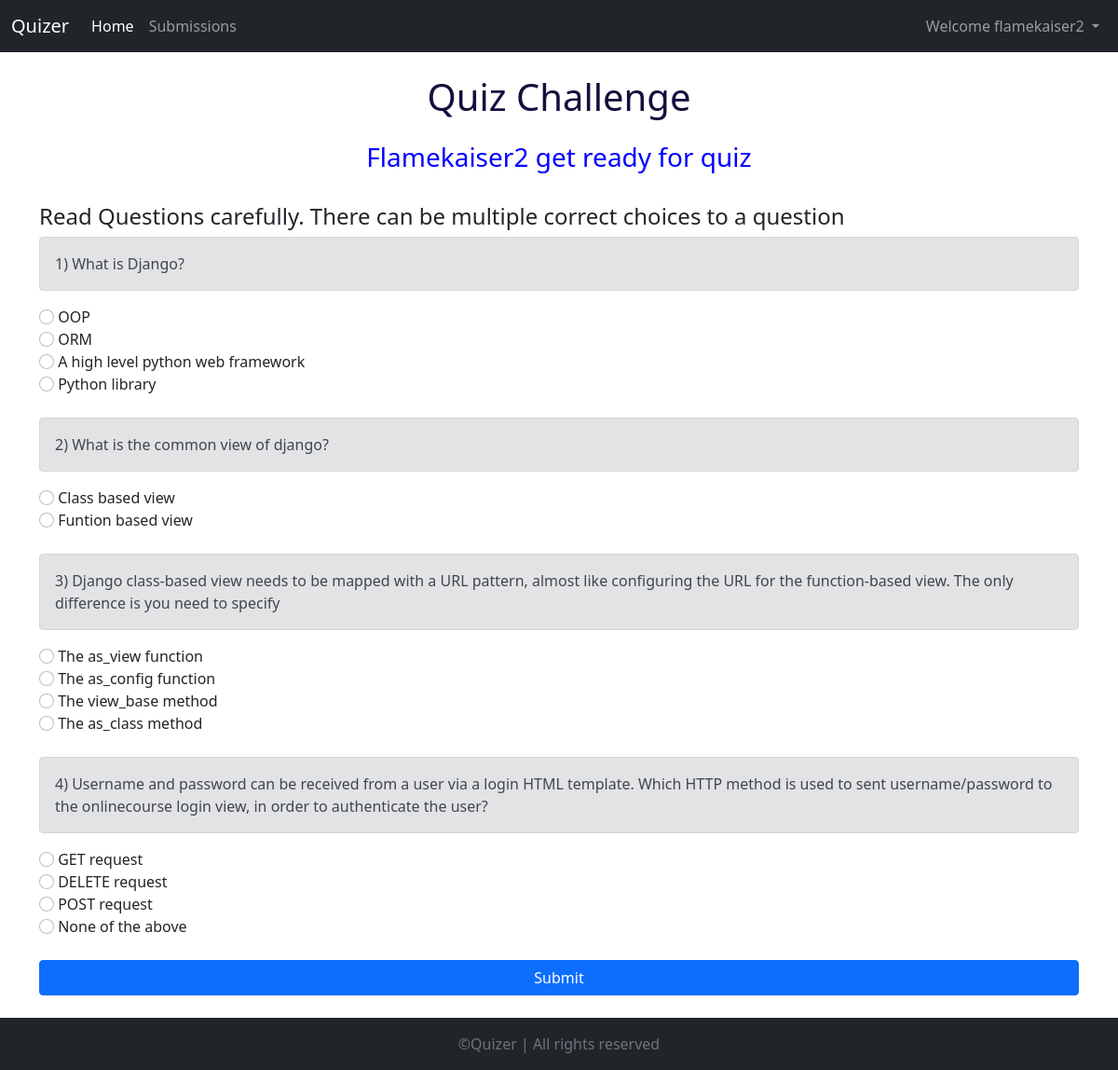
The app's page /onlinecourse/quiz/2 (signed in) with its own data.
### exam/models.py (models this page shows, shortened)
class Question(models.Model):
    quesid = models.AutoField(primary_key= True)
    subject = models.ForeignKey(Subject,on_delete=models.CASCADE)
    questext = models.TextField(max_length=5000)
    points = models.IntegerField(default=0)

class Option(models.Model):
    opid = models.AutoField(primary_key= True)
    question = models.ForeignKey(Question,on_delete=models.CASCADE)
    opttext = models.TextField(max_length=500,default="")
    is_correct = models.BooleanField(default=False)

### exam/views.py (the view, shortened to what this page needs)
# urls.py: path('quiz/<int:id>',views.quiz , name='quiz'),
def quiz(request,id):
    questions = Question.objects.filter(subject=id)
    options = Option.objects.filter(question__subject__subid = id)
    result = False
    score = -1
    params = {'questions': questions,'options':options,'result':result,'score':score}
    return render(request,'quiz.html',params)

### exam/templates/quiz.html (shortened to what this page needs)
{% extends 'basic.html' %}
{% load static %}
{% block body %}
<div class="container">
    <h1 class="my-4 center mceter"> Quiz Challenge</h1>
    <h3 class="hcenter">{{user.username|title}} get ready for quiz</h3>
    <br>
    <h4>Read Questions carefully. There can be multiple correct choices to a question</h4>
    {% for quest in questions %}
      <div class="question">
        <div class="alert alert-secondary" role="alert">
          {{forloop.counter}}) {{quest.questext}}
        </div>
      </div>
    {% for option in options %}
      {% if option.question.quesid == quest.quesid %}
      <form method="post">
          {% if result %}
              {% if option.is_correct %}
              <div class="alert alert-success " role="alert">
                {{option.opttext}}<span class="ppoints">Correct Answer</span>
                <input class="form-check-input" type="radio" name="flexRadioDefault{{quest.quesid}}" value="{{option.opid}}"  hidden>
                </div>
              {% else %}
                {% if option.opid in wrongans %}
                  <div class="alert alert-danger dalert" role="alert">
                  {{option.opttext}}<span class="ppoints">Wrong Answer</span>
                  </div>
                {% else %}
                  <input class="form-check-input" type="radio" value="{{option.opid}}" name="flexRadioDefault{{quest.quesid}}"  disabled>
                  {{option.opttext}}
                  {% endif %}
                <br>
                {% endif %}
          {% else %}
              <input class="form-check-input" type="radio" value="{{option.opid}}" name="flexRadioDefault{{quest.quesid}}" id="flexRadioDefault1">
              {{option.opttext}}
              <br>
          {% endif %}
        {% endif %}
    {% endfor %}
    <br>
  {% endfor %}
  <div class="d-grid gap-2">
      <button class="btn btn-primary mb-4" id="sbuttton" type="submit">Submit</button>
    </div>
  </form>
</div>
{% endblock  %}

### exam/templates/basic.html (shortened to what this page needs)
<!doctype html>
<html lang="en">
  {% load static %}
  <head>
    <link href="https://cdn.jsdelivr.net/npm/bootstrap@5.0.1/dist/css/bootstrap.min.css" rel="stylesheet">
    <link rel="stylesheet" type="text/css" href="{% static 'css/style.css' %}">
  </head>
  <body>
    <nav class="navbar navbar-expand-lg navbar-dark bg-dark">
        <div class="container-fluid">
          <a class="navbar-brand" href="{% url 'onlinecourse' %}">Quizer</a>
          <div class="collapse navbar-collapse" id="navbarSupportedContent">
            <ul class="navbar-nav me-auto mb-2 mb-lg-0">
              <li class="nav-item">
                <a class="nav-link active" aria-current="page" href="{% url 'onlinecourse' %}">Home</a>
              </li>
              {% if user.is_authenticated  %}
              <li class="nav-item">
                <a class="nav-link {% block subactive %} {% endblock%}" href="{% url 'submissions' %}">Submissions</a>
              </li>
              {% endif %}
            </ul>
            {% if user.is_authenticated  %}
        <ul class="navbar-nav  mb-2 mb-lg-0">
                <li class="nav-item dropdown">
          <a class="nav-link dropdown-toggle" href="#" id="navbarDropdown" role="button" data-bs-toggle="dropdown" aria-expanded="false">
            Welcome {{request.user}}
          </a>
        </li>
      </ul>
        {% else %}
        <button class="btn btn-outline-danger" type="submit"data-bs-toggle="modal" data-bs-target="#loginModal">Login</button>
        <button class="btn btn-outline-danger mx-2" type="submit" data-bs-toggle="modal" data-bs-target="#signupModal">SignUp</button>
        {% endif %}
          </div>
        </div>
      </nav>
      {% block body %}
      {% endblock %}
    <footer class="footer mt-auto py-3 bg-dark {% block bottomf %} {% endblock %}">
        <div class="container ftext">
          <span class="text-muted">&copy;Quizer | All rights reserved</span>
        </div>
      </footer>
  </body>
</html>

### exam/static/css/style.css (style rules this page uses)
.question { position:relative; }
.hcenter { text-align: center; color: blue; }
.mceter { color:rgb(23, 14, 61); text-align: center; }
.ftext { text-align: center; }

### records on screen
Question: questext "What is Django?"
Option: opttext "OOP"
Option: opttext "ORM"
Option: opttext "A high level python web framework"
Option: opttext "Python library"
Question: questext "What is the common view of django?"
Option: opttext "Class based view"
Option: opttext "Funtion based view"
Question: questext "Django class-based view needs to be mapped with a URL pattern, almost like configuring the URL for the function-based view. The only difference is you need to specify"
Option: opttext "The as_view function"
Option: opttext "The as_config function"
Option: opttext "The view_base method"
Option: opttext "The as_class method"
Question: questext "Username and password can be received from a user via a login HTML template. Which HTTP method is used to sent username/password to the onlinecourse login view, in order to authenticate the user?"
Option: opttext "GET request"
Option: opttext "DELETE request"
Option: opttext "POST request"
Option: opttext "None of the above"

### other values on screen
{{ request.user }} "flamekaiser2"
{{ user.username|title }} "Flamekaiser2"
